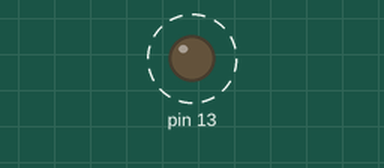
This sketch was run on a simulated Arduino Uno, built with avr-gcc and run on an emulated ATmega328P. Shown: output pins drawn as LEDs (lit = HIGH). Dashed ring = blinking. What the sketch prints to the serial monitor is not drawn.

Above: at 0.2 s.
Timing chart, 0 to 4.6 s (numbered marks = the images above):
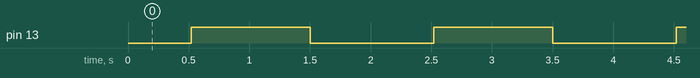

The sketch:

ALASimpleLed13.ino
```cpp
///////////////////////////////////////////////////////////////////////////////////////////
//
// ALA library example: SimpleLed
//
// A very simple example about how to fade one LED.
//
// Web page: http://yaab-arduino.blogspot.com/p/ala-example-simpleled.html
//
///////////////////////////////////////////////////////////////////////////////////////////

#define LED 13

#include <AlaLed.h>

AlaLed alaLed;

void setup()
{
  Serial.begin(9600);
  Serial.println("ALASimpleLED13");

  // initialize the led attached to pin LED with PWM driver
  alaLed.initPWM(LED);

  // set a fading animation with a duration of 2 seconds
  alaLed.setAnimation(ALA_GLOW, 2000);
}

void loop()
{
  // run the animation
  alaLed.runAnimation();
}
```

Measured:
- by itself, pin 13: alternates HIGH for 0.98 s and LOW for 1.0 s
